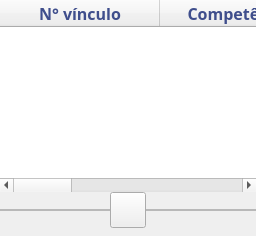
               <widget class="QWidget" name="pgCadContrib">
                <layout class="QVBoxLayout" name="verticalLayout_9">
                 <property name="spacing">
                  <number>0</number>
                 </property>
                 <property name="leftMargin">
                  <number>0</number>
                 </property>
                 <property name="topMargin">
                  <number>0</number>
                 </property>
                 <property name="rightMargin">
                  <number>0</number>
                 </property>
                 <property name="bottomMargin">
                  <number>0</number>
                 </property>
                 <item>
                  <widget class="QTableWidget" name="tblCadContrib">
                   <property name="frameShape">
                    <enum>QFrame::NoFrame</enum>
                   </property>
                   <attribute name="horizontalHeaderCascadingSectionResizes">
                    <bool>true</bool>
                   </attribute>
                   <attribute name="horizontalHeaderMinimumSectionSize">
                    <number>160</number>
                   </attribute>
                   <attribute name="horizontalHeaderDefaultSectionSize">
                    <number>160</number>
                   </attribute>
                   <attribute name="verticalHeaderVisible">
                    <bool>false</bool>
                   </attribute>
                   <attribute name="verticalHeaderDefaultSectionSize">
                    <number>40</number>
                   </attribute>
                   <column>
                    <property name="text">
                     <string>N° vínculo</string>
                    </property>
                    <property name="font">
                     <font>
                      <family>Avenir LT Std</family>
                      <pointsize>12</pointsize>
                      <weight>75</weight>
                      <bold>true</bold>
                     </font>
                    </property>
                    <property name="textAlignment">
                     <set>AlignCenter</set>
                    </property>
                    <property name="background">
                     <color>
                      <red>255</red>
                      <green>255</green>
                      <blue>255</blue>
                     </color>
                    </property>
                    <property name="foreground">
                     <brush brushstyle="SolidPattern">
                      <color alpha="255">
                       <red>63</red>
                       <green>78</green>
                       <blue>140</blue>
                      </color>
                     </brush>
                    </property>
                   </column>
                   <column>
                    <property name="text">
                     <string>Competência</string>
                    </property>
                    <property name="font">
                     <font>
                      <family>Avenir LT Std</family>
                      <pointsize>12</pointsize>
                      <weight>75</weight>
                      <bold>true</bold>
                     </font>
                    </property>
                    <property name="textAlignment">
                     <set>AlignCenter</set>
                    </property>
                    <property name="background">
                     <color>
                      <red>255</red>
                      <green>255</green>
                      <blue>255</blue>
                     </color>
                    </property>
                    <property name="foreground">
                     <brush brushstyle="SolidPattern">
                      <color alpha="255">
                       <red>63</red>
                       <green>78</green>
                       <blue>140</blue>
                      </color>
                     </brush>
                    </property>
                   </column>
                   <column>
                    <property name="text">
                     <string>Salário de contribuição</string>
                    </property>
                    <property name="font">
                     <font>
                      <family>Avenir LT Std</family>
                      <pointsize>12</pointsize>
                      <weight>75</weight>
                      <bold>true</bold>
                     </font>
                    </property>
                    <property name="textAlignment">
                     <set>AlignCenter</set>
                    </property>
                    <property name="background">
                     <color>
                      <red>255</red>
                      <green>255</green>
                      <blue>255</blue>
                     </color>
                    </property>
                    <property name="foreground">
                     <brush brushstyle="SolidPattern">
                      <color alpha="255">
                       <red>63</red>
                       <green>78</green>
                       <blue>140</blue>
                      </color>
                     </brush>
                    </property>
                   </column>
                   <column>
                    <property name="text">
                     <string>Indicadores</string>
                    </property>
                    <property name="font">
                     <font>
                      <family>Avenir LT Std</family>
                      <pointsize>12</pointsize>
                      <weight>75</weight>
                      <bold>true</bold>
                     </font>
                    </property>
                    <property name="textAlignment">
                     <set>AlignCenter</set>
                    </property>
                    <property name="background">
                     <color>
                      <red>255</red>
                      <green>255</green>
                      <blue>255</blue>
                     </color>
                    </property>
                    <property name="foreground">
                     <brush brushstyle="SolidPattern">
                      <color alpha="255">
                       <red>63</red>
                       <green>78</green>
                       <blue>140</blue>
                      </color>
                     </brush>
                    </property>
                   </column>
                  </widget>
                 </item>
                 <item>
                  <widget class="QFrame" name="frBotaoAdd">
                   <property name="frameShape">
                    <enum>QFrame::NoFrame</enum>
                   </property>
                   <property name="frameShadow">
                    <enum>QFrame::Raised</enum>
                   </property>
                   <layout class="QHBoxLayout" name="horizontalLayout_12">
                    <property name="spacing">
                     <number>0</number>
                    </property>
                    <property name="leftMargin">
                     <number>0</number>
                    </property>
                    <property name="topMargin">
                     <number>0</number>
                    </property>
                    <property name="rightMargin">
                     <number>0</number>
                    </property>
                    <property name="bottomMargin">
                     <number>8</number>
                    </property>
                    <item>
                     <widget class="QFrame" name="frFirulaLeft">
                      <property name="maximumSize">
                       <size>
                        <width>16777215</width>
                        <height>2</height>
                       </size>
                      </property>
                      <property name="frameShape">
                       <enum>QFrame::StyledPanel</enum>
                      </property>
                      <property name="frameShadow">
                       <enum>QFrame::Raised</enum>
                      </property>
                     </widget>
                    </item>
                    <item>
                     <widget class="QPushButton" name="pbAddContrib">
                      <property name="minimumSize">
                       <size>
                        <width>36</width>
                        <height>36</height>
                       </size>
                      </property>
                      <property name="maximumSize">
                       <size>
                        <width>36</width>
                        <height>36</height>
                       </size>
                      </property>
                      <property name="text">
                       <string/>
                      </property>
                     </widget>
                    </item>
                    <item>
                     <widget class="QFrame" name="frFirulaRight">
                      <property name="minimumSize">
                       <size>
                        <width>0</width>
                        <height>0</height>
                       </size>
                      </property>
                      <property name="maximumSize">
                       <size>
                        <width>16777215</width>
                        <height>2</height>
                       </size>
                      </property>
                      <property name="frameShape">
                       <enum>QFrame::StyledPanel</enum>
                      </property>
                      <property name="frameShadow">
                       <enum>QFrame::Raised</enum>
                      </property>
                     </widget>
                    </item>
                   </layout>
                  </widget>
                 </item>
                </layout>
               </widget>
